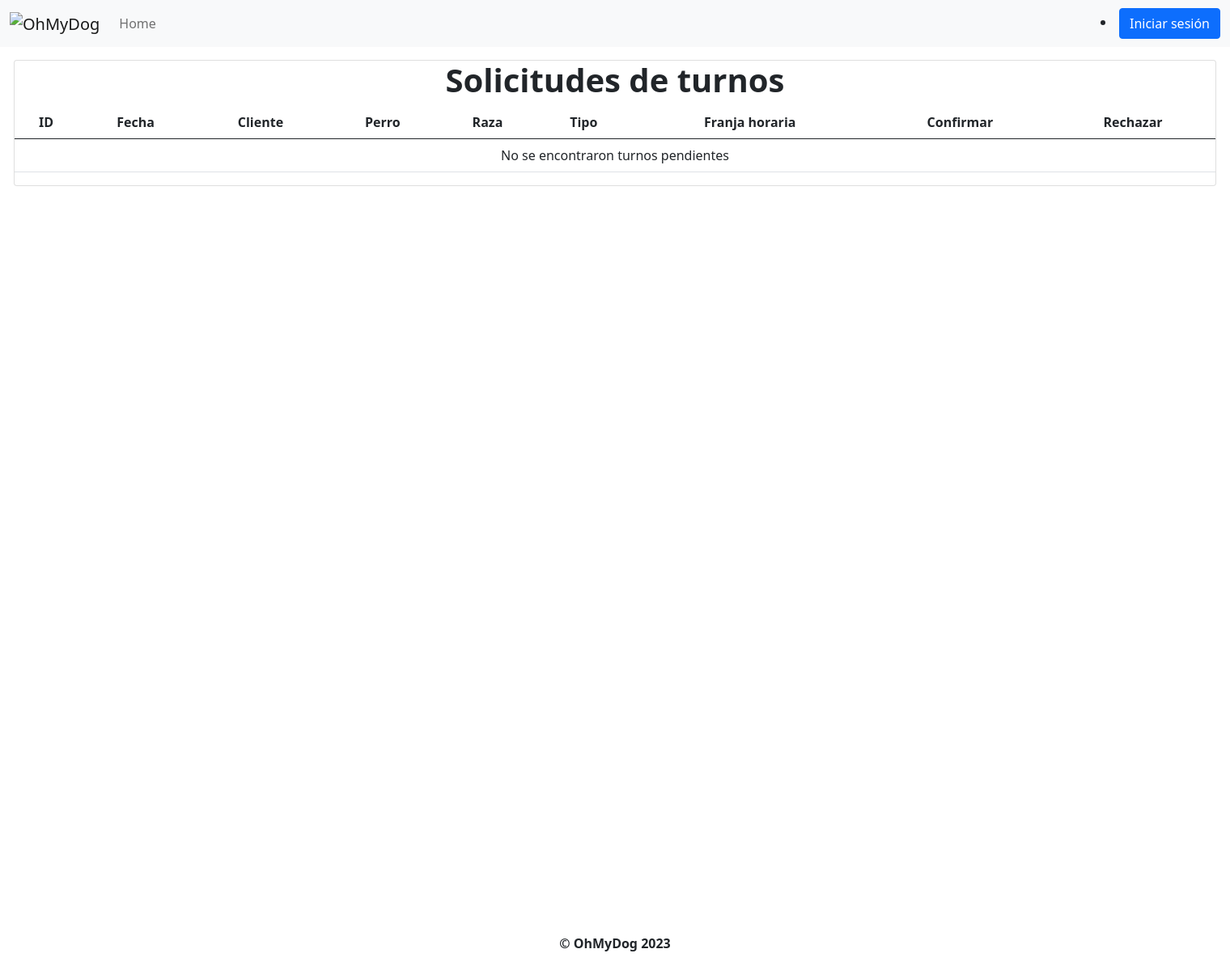
/solicitudes_de_turnos, run on an earlier commit of the app's database.
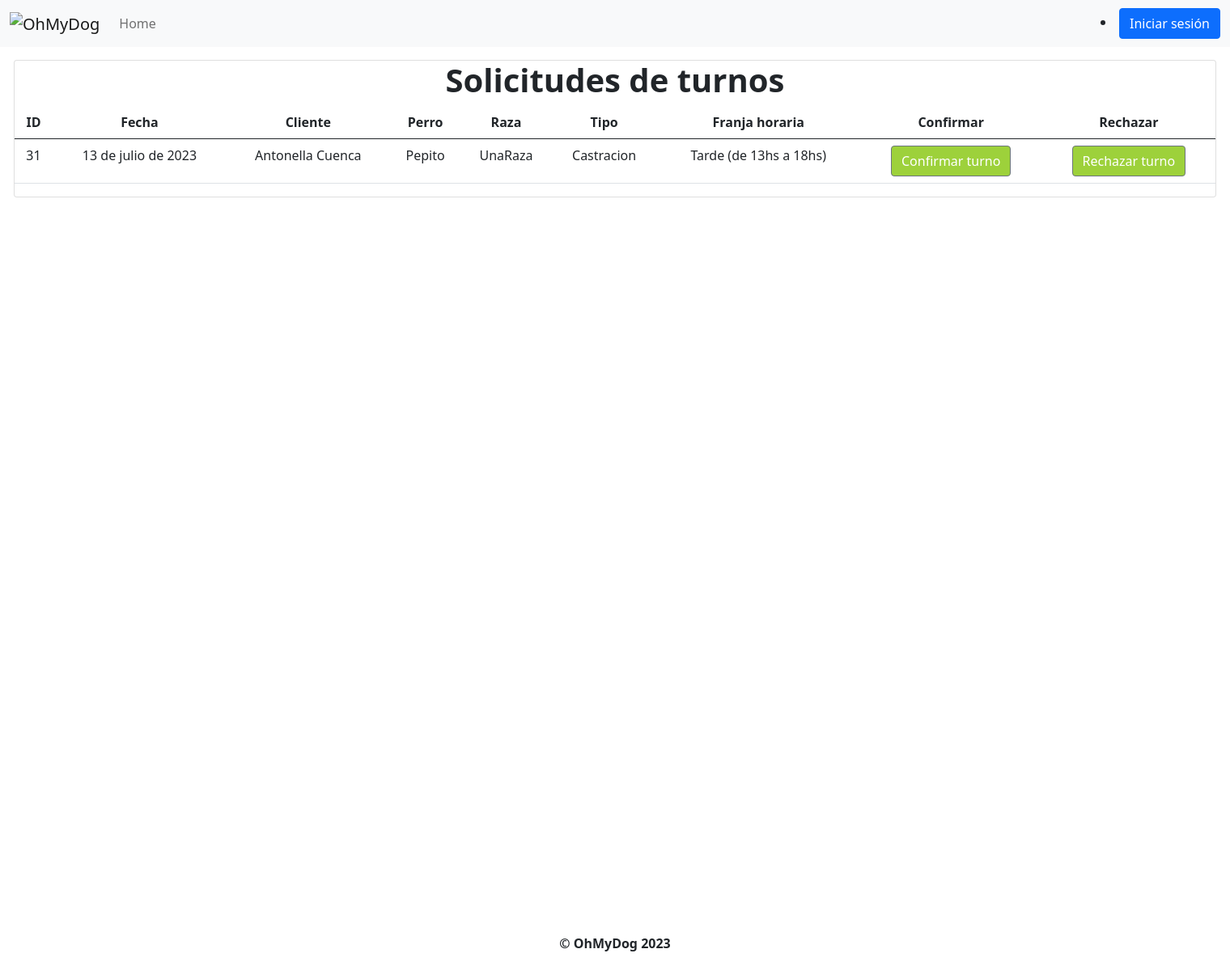
And on a later commit of the database.
### OhMyDog/modelos/turnos/turnos.py (models this page shows, shortened)
class Turno(models.Model):
    id = models.BigAutoField(primary_key=True)
    cliente = models.ForeignKey(
        Cliente, null=False, on_delete=models.CASCADE
    )
    perro = models.ForeignKey(
        Perro, null=True, on_delete=models.CASCADE
    )
    fecha_del_turno = models.DateField(null=False)
    fecha_de_solicitud = models.DateTimeField(null=False)
    franja_horaria = models.ForeignKey(
        FranjaHoraria, null=False, on_delete=models.CASCADE
    )
    tipo_atencion = models.ForeignKey(
        TipoDeAtencion, null=False, on_delete=models.CASCADE
    )
    estado = models.ForeignKey(EstadoDelTurno, null=False, on_delete=models.CASCADE)
    observaciones = models.TextField(null=True)

### OhMyDog/modelos/clientes/clientes.py (models this page shows, shortened)
class Cliente(models.Model):
    id = models.BigAutoField(primary_key=True)
    nombre = models.CharField(max_length=30)
    email = models.EmailField(max_length=30)
    telefono = models.CharField(max_length=20)
    habilitado = models.BooleanField(default=True)

### OhMyDog/modelos/perros/perros.py (models this page shows, shortened)
class Perro(models.Model):
    id = models.BigAutoField(primary_key=True)
    dueño = models.ForeignKey(
        Cliente, null=False, on_delete=models.CASCADE, related_name="perros"
    )
    nombre = models.CharField(max_length=35, blank=False)
    raza = models.CharField(max_length=255, blank=False)
    peso = models.DecimalField(blank=False, max_digits=5, decimal_places=2)
    descripcion = models.CharField(max_length=255)
    fecha_de_nacimiento = models.DateField(blank=False)
    sexos = [("M", "Macho"), ("H", "Hembra")]
    sexo = models.CharField(max_length=1, choices=sexos, blank=False)
    habilitado = models.BooleanField(default=True)
    tiene_castracion = models.BooleanField(default=False)

### OhMyDog/modelos/tiposDeAtenciones/tiposDeAtenciones.py (models this page shows, shortened)
class TipoDeAtencion(models.Model):
    class Meta:
        verbose_name_plural = "(LT) Tipos_atencion"
    id = models.BigAutoField(primary_key=True)
    nombre = models.CharField(max_length=30)

### OhMyDog/modelos/franjasHorarias/franjasHorarias.py (models this page shows, shortened)
class FranjaHoraria(models.Model):
    class Meta:
        verbose_name_plural = "(LT) Franjas_horarias"
    id = models.BigAutoField(primary_key=True)
    nombre = models.CharField(max_length=30)

### OhMyDog/views/turnos.py (the view)
# urls.py: path("solicitudes_de_turnos", solicitudes_de_turnos, name="solicitudes_de_turnos"),
def solicitudes_de_turnos(request):
    turnos_pendientes = filtrar_turnos_pendientes()
    context = {"solicitudes_de_turnos": turnos_pendientes}
    return render(request, "solicitudes_de_turnos.html", context)

### OhMyDog/modelos/turnos/__init__.py (called while the page is built)
def filtrar_turnos_pendientes():
    estado_pendiente = get_object_or_404(EstadoDelTurno, id=1)
    return Turno.objects.filter(estado=estado_pendiente)

### OhMyDog/templates/solicitudes_de_turnos.html (shortened to what this page needs)
{% extends 'layout.html' %}
{% block content %}
<div class="container containerPrincipal">
	<div class="card">
		<h1>Solicitudes de turnos</h1>
		<table class="table table-hover">
			<thead>
				<tr>
					<th scope="col">ID</th>
					<th scope="col">Fecha</th>
					<th scope="col">Cliente</th>
					<th scope="col">Perro</th>
					<th scope="col">Raza</th>
					<th scope="col">Tipo</th>
					<th scope="col">Franja horaria</th>
					<th scope="col">Confirmar</th>
					<th scope="col">Rechazar</th>
				</tr>
			</thead>
			<tbody>
				{% if solicitudes_de_turnos %}
				{% for turno in solicitudes_de_turnos %}
				<tr>
					<td>{{ turno.id }}</td>
					<td>{{ turno.fecha_del_turno }}</td>
					<td>{{ turno.cliente.nombre }}</td>
					<td>{{ turno.perro.nombre }}</td>
					<td>{{ turno.perro.raza }}</td>
					<td>{{ turno.tipo_atencion.nombre }}</td>
					<td>{{ turno.franja_horaria.nombre }}</td>
					<td>
						<button type="button" class="btn btn-secondary confirmar-turno"
							style="background-color: rgb(157, 209, 59)" data-bs-toggle="modal"
							data-bs-target="#confirmModal" data-id="{{ turno.id }}">Confirmar turno</button>
					</td>
					<td>
						<button type="button" class="btn btn-secondary rechazar-turno"
							style="background-color: rgb(157, 209, 59)" data-bs-toggle="modal"
							data-bs-target="#rechazarModal" data-id="{{ turno.id }}">Rechazar turno</button>
					</td>
				</tr>
				{% endfor %}
				{% else %}
				<tr>
					<td colspan="9">No se encontraron turnos pendientes</td>
				</tr>
				{% endif %}
			</tbody>
		</table>
	</div>
</div>
{% endblock %}

What changed in the data, as far as the page shows it:
added Turno: id "31", fecha_del_turno "13 de julio de 2023", cliente.nombre "Antonella Cuenca", perro.nombre "Pepito", perro.raza "UnaRaza", tipo_atencion.nombre "Castracion", franja_horaria.nombre "Tarde (de 13hs a 18hs)"
Also different on the page:
text no longer shown: "No se encontraron turnos pendientes"
